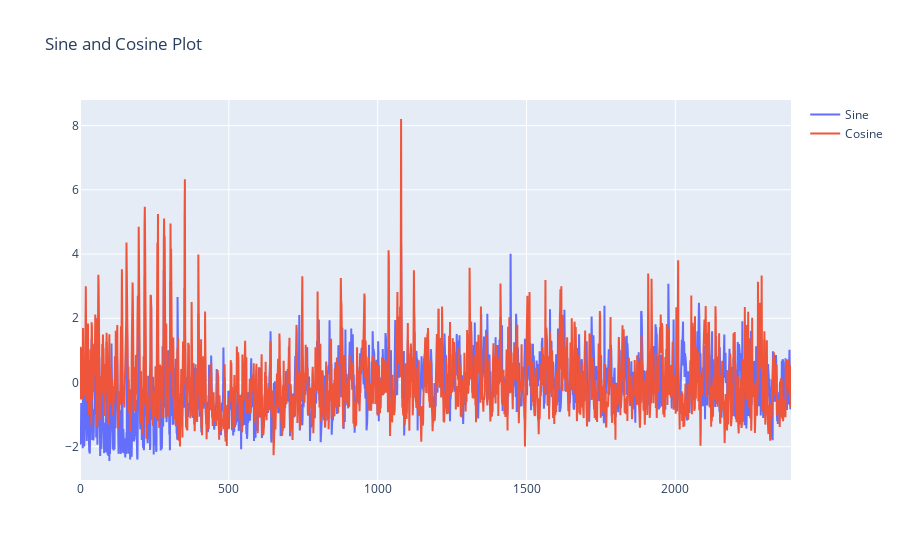

Notebook source saved alongside this figure:
### Code cell
import numpy as np
import plotly.graph_objs as go
import plotly.io as pio
from plotly.offline import init_notebook_mode, iplot

# Create two numpy arrays with some sample data
x = np.linspace(0, 5000, 4868)
y1 = (snapshot.y.detach().cpu().reshape(-1,))
y2 = (y_pred.detach().cpu().reshape(-1,))

# Create the traces for each line
trace1 = go.Scatter(x=x, y=y1, mode='lines', name='Sine')
trace2 = go.Scatter(x=x, y=y2, mode='lines', name='Cosine')

# Create the layout for the plot
layout = go.Layout(title='Sine and Cosine Plot')

# Create the figure object and add the traces and layout
fig = go.Figure(data=[trace1, trace2], layout=layout)

iplot(fig)

# Show the plot

### Figure 1 — Plotly figure (JSON) as saved in the notebook; plotly's stock layout.template omitted (floating-point values rounded to 4 significant figures; data arrays with more than 128 entries replaced by an {"elided": "..."} marker saying what was removed)
{"data": [{"mode": "lines", "name": "Sine", "type": "scatter", "x": {"elided": "4868 float values"}, "y": {"elided": "2326 float values"}}, {"mode": "lines", "name": "Cosine", "type": "scatter", "x": {"elided": "4868 float values"}, "y": {"elided": "2326 float values"}}], "layout": {"title": {"text": "Sine and Cosine Plot"}}}
